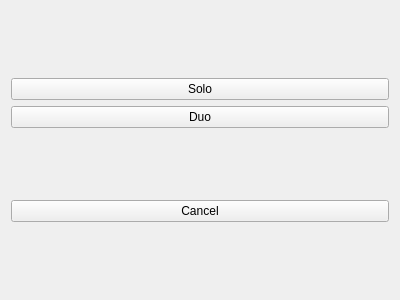
<?xml version="1.0" encoding="UTF-8"?>
<ui version="4.0">
 <class>SetSoloDuoWidget</class>
 <widget class="QWidget" name="SetSoloDuoWidget">
  <property name="geometry">
   <rect>
    <x>0</x>
    <y>0</y>
    <width>400</width>
    <height>300</height>
   </rect>
  </property>
  <property name="windowTitle">
   <string>Form</string>
  </property>
  <layout class="QVBoxLayout" name="verticalLayout">
   <item>
    <spacer name="verticalSpacerTop">
     <property name="orientation">
      <enum>Qt::Orientation::Vertical</enum>
     </property>
     <property name="sizeHint" stdset="0">
      <size>
       <width>20</width>
       <height>40</height>
      </size>
     </property>
    </spacer>
   </item>
   <item>
    <widget class="QPushButton" name="soloButton">
     <property name="text">
      <string>Solo</string>
     </property>
    </widget>
   </item>
   <item>
    <widget class="QPushButton" name="duoButton">
     <property name="text">
      <string>Duo</string>
     </property>
    </widget>
   </item>
   <item>
    <spacer name="verticalSpacerMid">
     <property name="orientation">
      <enum>Qt::Orientation::Vertical</enum>
     </property>
     <property name="sizeHint" stdset="0">
      <size>
       <width>20</width>
       <height>40</height>
      </size>
     </property>
    </spacer>
   </item>
   <item>
    <widget class="QPushButton" name="cancelButton">
     <property name="text">
      <string>Cancel</string>
     </property>
    </widget>
   </item>
   <item>
    <spacer name="verticalSpacerBottom">
     <property name="orientation">
      <enum>Qt::Orientation::Vertical</enum>
     </property>
     <property name="sizeHint" stdset="0">
      <size>
       <width>20</width>
       <height>40</height>
      </size>
     </property>
    </spacer>
   </item>
  </layout>
 </widget>
 <resources/>
 <connections/>
</ui>
